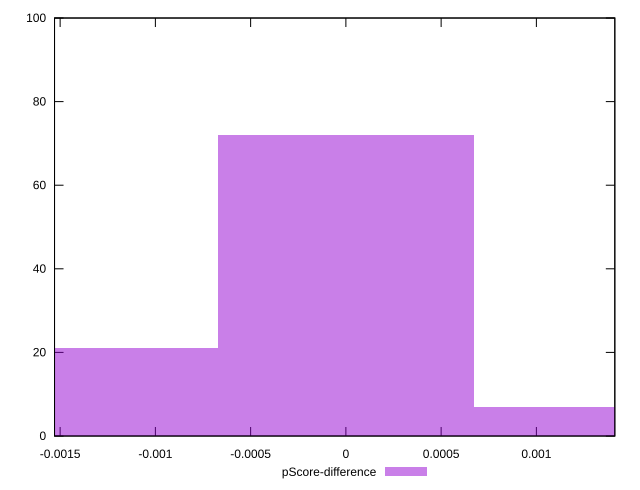

The script that saved this image:
reset

$pScoreDifference <<EOF
-0.0013407709839871114 21
0 72
0.0013407709839871114 7
EOF

set key outside below
set boxwidth 0.0013407709839871114
set xrange [-0.0015294117647058902:0.0014117647058823346]
set yrange [0:100]
set trange [0:100]
set style fill transparent solid 0.5 noborder
set terminal svg size 640, 490 enhanced background rgb 'white'
set output "report_00018_2021-02-10T15-25-16.877Z/uses-rel-preload/samples/pages/pScore-difference/histogram.svg"

plot $pScoreDifference title "pScore-difference" with boxes

reset
